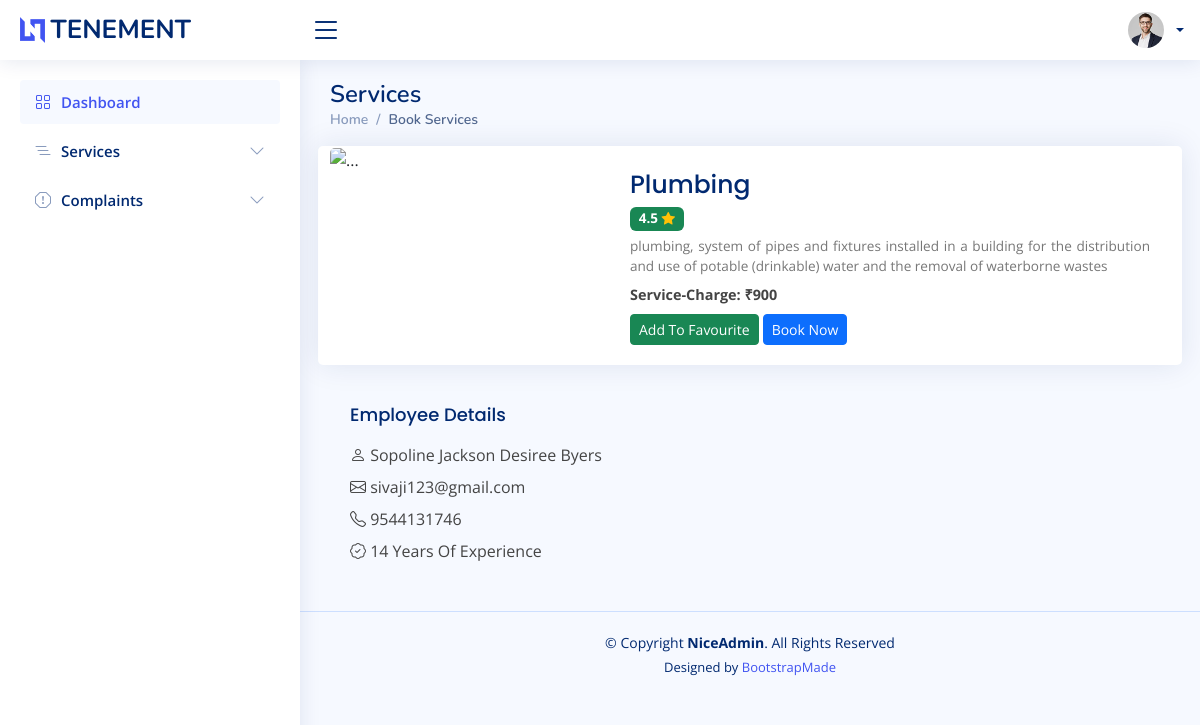
Page /user/serviceaction.php?serviceid=2 on the earlier database version.
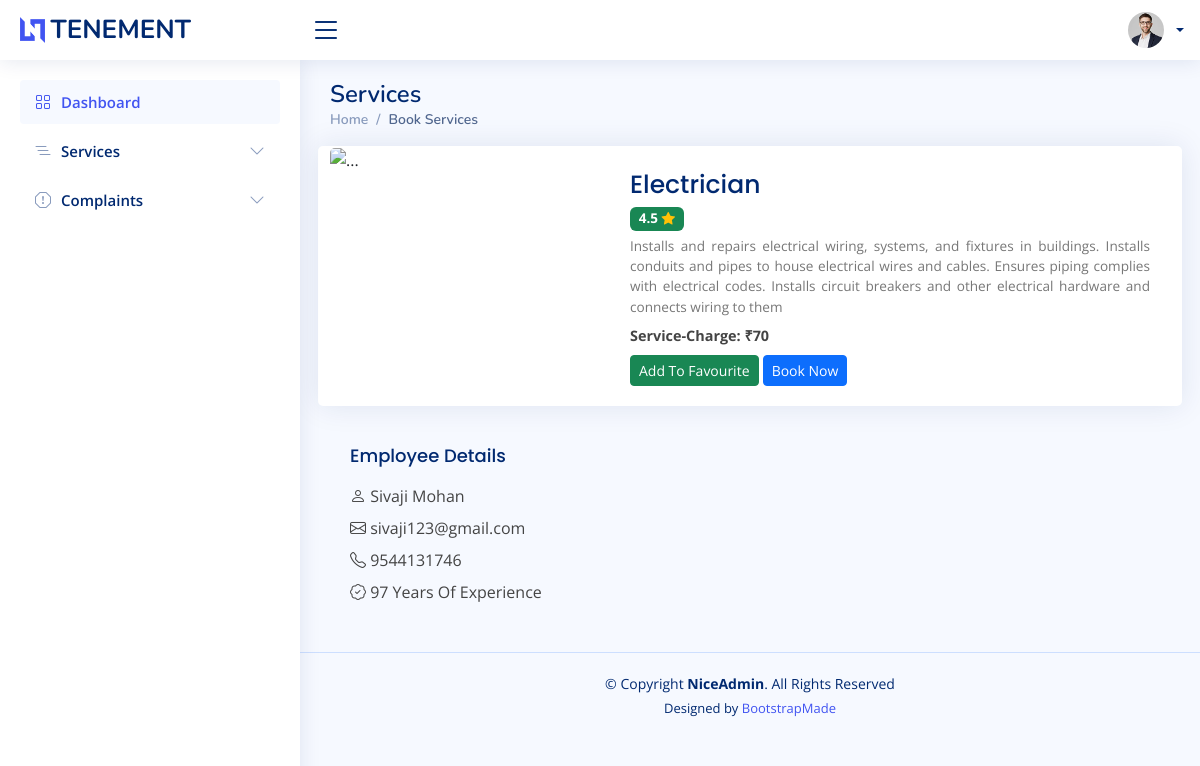
Same page on the later database version.
### tables this page shows
CREATE TABLE `addservice` (
  `serviceid` int(100) NOT NULL,
  `services` varchar(100) NOT NULL,
  `description` varchar(500) NOT NULL,
  `experience` varchar(100) NOT NULL,
  `rate` varchar(100) NOT NULL,
  `email` varchar(50) NOT NULL
);

CREATE TABLE `employee_register` (
  `fname` varchar(50) NOT NULL,
  `lname` varchar(50) NOT NULL,
  `housename` varchar(50) NOT NULL,
  `street` varchar(50) NOT NULL,
  `district` varchar(50) NOT NULL,
  `state` varchar(50) NOT NULL,
  `zip` int(30) NOT NULL,
  `dob` date NOT NULL,
  `gender` varchar(50) NOT NULL,
  `phonenumber` varchar(50) NOT NULL,
  `email` varchar(50) NOT NULL,
  `aadhar` varchar(50) NOT NULL,
  `password` varchar(50) NOT NULL
);

### connect.php (called while the page is built, shortened)
<?php
$dbname="tenement";
$conn=mysqli_connect("localhost","root","",$dbname);
function select_data($sql)
{
  global $conn;
  $res = mysqli_query($conn, $sql);
  if ($res)
    return $res;
  else
    return False;
}
?>

### user/serviceaction.php (the view, shortened to what this page needs)
<?php
require 'header.php';
$serviceid = $_GET['serviceid'];
?>
<main id="main" class="main">
  <div class="pagetitle">
    <h1>Services</h1>
    <nav>
      <ol class="breadcrumb">
        <li class="breadcrumb-item"><a href="index.php">Home</a></li>
        <li class="breadcrumb-item active">Book Services</li>
      </ol>
    </nav>
  </div>
  <?php
  $sql = "SELECT * FROM addservice WHERE serviceid='$serviceid'";
  $data = select_data($sql);
  $row = mysqli_fetch_assoc($data);
  ?>
<?php
$sql1 = "SELECT * FROM addservice a,employee_register r WHERE r.email=a.email";
$data1 = select_data($sql1);
$row1 = mysqli_fetch_assoc($data1)
?>
  <section class="section">
    <div class="row align-items-top">
      <div class="card mb-3">
        <div class="row g-0">
          <div class="col-lg-4">
            <img src="../upload/service/add_service_<?php echo $row['serviceid']; ?>.jpg" class="card-img-top" alt="..." height="">
          </div>
          <div class="col-md-8">
            <div class="card-body">
              <p class="card-title" style="font-size: 25px;padding-bottom:0px;margin-bottom:0px"><?php echo $row['services'] ?></p>
              <p style="font-size: large;margin:0 0 5px;"> <span class="badge bg-success">4.5 <i class="bi bi-star-fill text-warning"></i></span></p>
              <p class="card-text mb-2" style="text-align: justify;font-size:85%;color:#777;"><?php echo $row['description']; ?></p>
              <p class="card-text mb-2" style="text-transform: capitalize;color:#444;font-size:90%;"> <b>Service-charge: ₹<?php echo $row['rate'] ?></b></p>
              <div class="btn-group">
                <a href="#" class="btn btn-success btn-sm"></i>Add To Favourite</a>
              </div>
              <div class="btn-group">
                <a href="bookingaction.php" class="btn btn-primary btn-sm"></i> Book Now</a>
              </div>
            </div>
          </div>
        </div>
      </div>
      <div class="col-md-6">
            <div class="card-body">
            <p class="card-title" style="padding-right:15%">Employee Details</p>
            <p class="card-text mb-2" ><b><i class="bi bi-person"></i></b> <?php echo $row1['fname']?> <?php echo $row1['lname']?></p>
            <p class="card-text mb-2" ><b><i class="bi bi-envelope"></i></b> <?php echo $row1['email']?></p>
            <p class="card-text mb-2" ><b><i class="bi bi-telephone"></i></b> <?php echo $row1['phonenumber']?></p>
            <p class="card-text mb-2" ><b><i class="bi bi-patch-check"></i></b> <?php echo $row['experience']?> Years Of Experience</p>
            </div>
  </section>
</main>

Differences in the rows shown:
removed employee_register: fname "Sopoline Jackson", lname "Desiree Byers", email "sivaji123@gmail.com", phonenumber "9544131746"
changed addservice: services "Plumbing" → "Electrician"; description "plumbing, system of pipes and fixtures installed in a building for the distribution and use of potable (drinkable) water and the removal of waterborne wastes" → "Installs and repairs electrical wiring, systems, and fixtures in buildings. Installs conduits and pipes to house electrical wires and cables. Ensures piping complies with electrical codes. Installs circuit breakers and other electrical hardware and connects wiring to them"; rate "900" → "70"; experience "14" → "97"
added employee_register: fname "Sivaji", lname "Mohan", email "sivaji123@gmail.com", phonenumber "9544131746"
